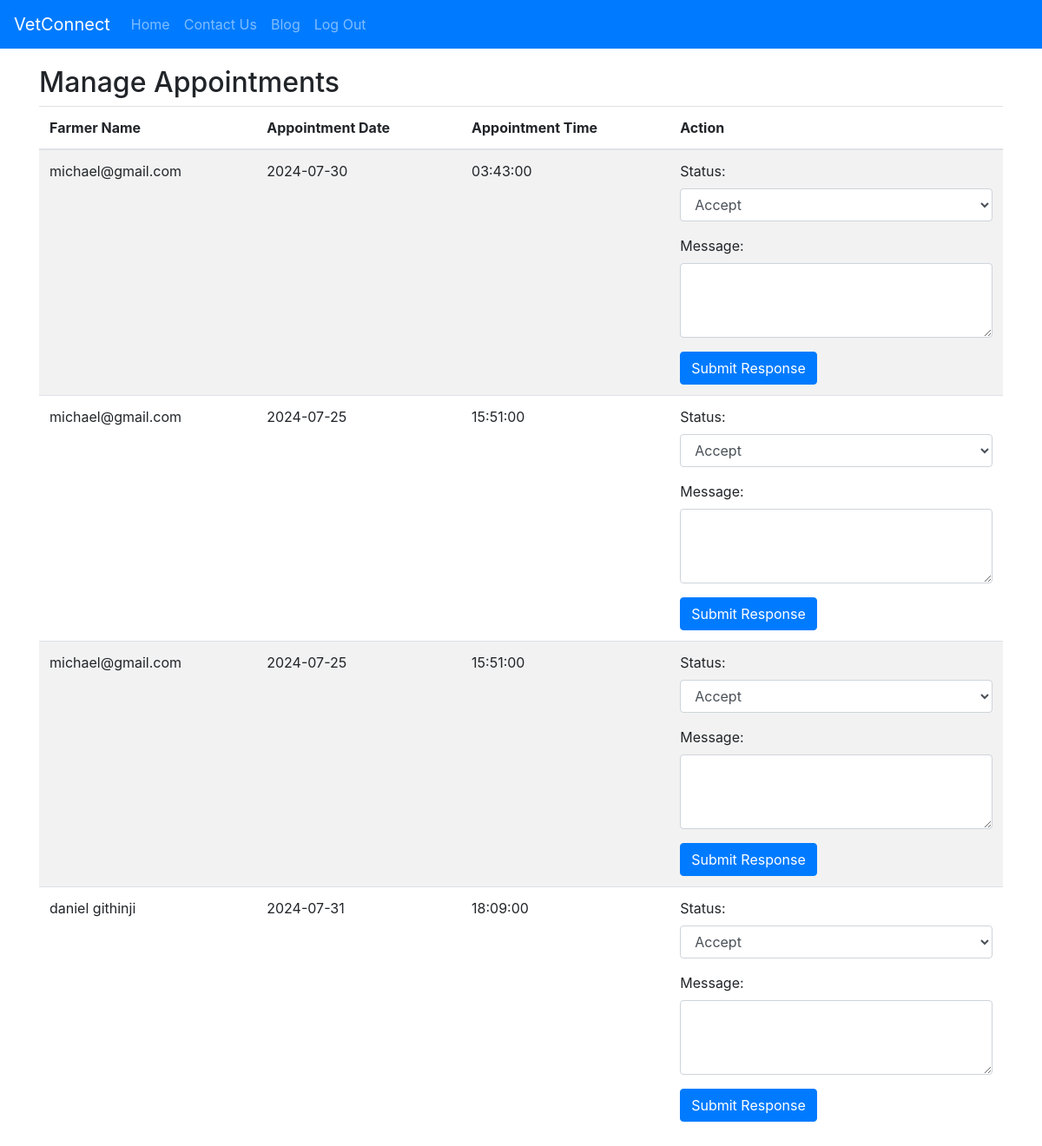
The page /appointment.php (signed in) on the database its author committed.
### tables this page shows
CREATE TABLE `appointments` (
  `id` int(11) NOT NULL,
  `farmer_id` int(11) NOT NULL,
  `vet_id` int(11) NOT NULL,
  `appointment_date` date NOT NULL,
  `appointment_time` time NOT NULL,
  `status` enum('pending','accepted','rejected') DEFAULT 'pending',
  `vet_message` text DEFAULT NULL
);

CREATE TABLE `users` (
  `id` int(11) NOT NULL,
  `Email` varchar(255) NOT NULL,
  `Fullname` varchar(255) NOT NULL,
  `Role` enum('farmer','veterinary') NOT NULL,
  `County` varchar(255) NOT NULL,
  `Password` varchar(255) NOT NULL,
  `created_at` timestamp NOT NULL DEFAULT current_timestamp(),
  `updated_at` timestamp NOT NULL DEFAULT current_timestamp() ON UPDATE current_timestamp()
);

### appointment.php (the view, shortened to what this page needs)
<?php
include 'DBconnection.php';
$vet_id = $_SESSION['user_id'];
$stmt = $conn->prepare("SELECT a.id, a.farmer_id, a.appointment_date, a.appointment_time, u.Fullname AS farmer_name
    FROM appointments a
    JOIN users u ON a.farmer_id = u.id
    WHERE a.vet_id = ? AND a.status = 'pending'");
$stmt->bind_param("i", $vet_id);
if (!$stmt->execute()) {
    die("Execute failed: " . $stmt->error);
}
$appointments = $stmt->get_result();
?>
<!DOCTYPE html>
<html lang="en">
<head>
    <link rel="stylesheet" href="https://maxcdn.bootstrapcdn.com/bootstrap/4.5.2/css/bootstrap.min.css">
</head>
<body>
    <nav class="navbar navbar-expand-lg navbar-dark">
        <a href="index.html" class="navbar-brand">VetConnect</a>
        <div class="collapse navbar-collapse">
            <ul class="navbar-nav">
                <li class="nav-item"><a href="appointment.php" class="nav-link">Home</a></li>
                <li class="nav-item"><a href="contact.html" class="nav-link">Contact Us</a></li>
                <li class="nav-item"><a href="blog.php" class="nav-link">Blog</a></li>
                <li class="nav-item"><a href="logout.php" class="nav-link">Log Out</a></li>
            </ul>
        </div>
    </nav>
    <div class="container">
        <h2>Manage Appointments</h2>
        <table class="table table-striped">
            <thead>
                <tr>
                    <th>Farmer Name</th>
                    <th>Appointment Date</th>
                    <th>Appointment Time</th>
                    <th>Action</th>
                </tr>
            </thead>
            <tbody>
                <?php while ($row = $appointments->fetch_assoc()): ?>
                <tr>
                    <td><?php echo htmlspecialchars($row['farmer_name']); ?></td>
                    <td><?php echo htmlspecialchars($row['appointment_date']); ?></td>
                    <td><?php echo htmlspecialchars($row['appointment_time']); ?></td>
                    <td>
                        <form method="post">
                            <div class="form-group">
                                <label for="status-<?php echo $row['id']; ?>">Status:</label>
                                <select class="form-control" id="status-<?php echo $row['id']; ?>" name="status" required>
                                    <option value="accepted">Accept</option>
                                </select>
                            </div>
                            <div class="form-group">
                                <label for="message-<?php echo $row['id']; ?>">Message:</label>
                                <textarea class="form-control" id="message-<?php echo $row['id']; ?>" name="message" rows="3" required></textarea>
                            </div>
                            <button type="submit" class="btn btn-primary">Submit Response</button>
                        </form>
                    </td>
                </tr>
                <?php endwhile; ?>
            </tbody>
        </table>
    </div>
</body>
</html>

### appointment.php (style rules this page uses)
.navbar { margin-bottom: 20px; background-color: #007bff; }
.navbar-brand, .navbar-nav a { color: white; }
.container { margin-top: 20px; }

### rows shown on the page
appointments: farmer.Fullname "michael@gmail.com", appointment_date "2024-07-30", appointment_time "03:43:00", status "Accept"
appointments: farmer.Fullname "michael@gmail.com", appointment_date "2024-07-25", appointment_time "15:51:00", status "Accept"
appointments: farmer.Fullname "michael@gmail.com", appointment_date "2024-07-25", appointment_time "15:51:00", status "Accept"
appointments: farmer.Fullname "daniel githinji", appointment_date "2024-07-31", appointment_time "18:09:00", status "Accept"
